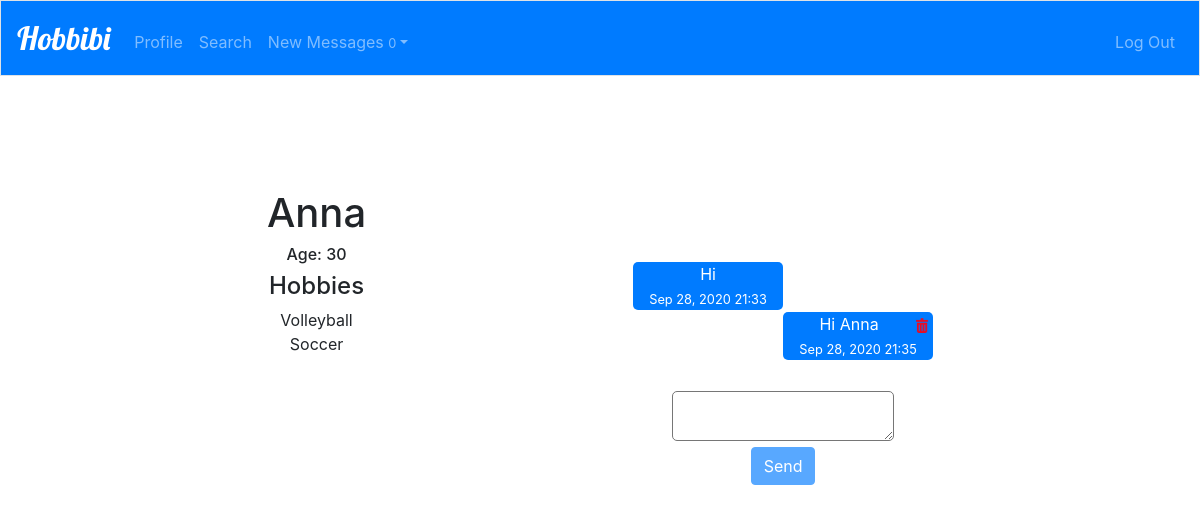
The page /profile/Anna (signed in) on the database its author committed.
### hobbibi/models.py (models this page shows, shortened)
class User(AbstractUser):
    pass
    country = models.CharField(max_length=64, default='G')
    city = models.CharField(max_length=64, default='Tbilisi')
    age = models.IntegerField(default=30)

class Hobbies(models.Model):
    user = models.ForeignKey(User, on_delete=models.CASCADE)
    hobbi = models.ForeignKey(Hobbi, on_delete=models.CASCADE)

class Hobbi(models.Model):
    name = models.CharField(max_length=64)
    def __str__(self):
        return f"{self.name}"

class Message(models.Model):
    sender = models.ForeignKey(User, on_delete=models.CASCADE, related_name='sender')
    recipient = models.ForeignKey(User, on_delete=models.CASCADE, related_name="recipient")
    message = models.TextField()
    timestamp = models.DateTimeField(auto_now_add=True)
    read = models.BooleanField(default=False)

### hobbibi/views.py (the view)
# urls.py: path('profile/<str:user>', views.profile, name='profile'),
def profile(request, user):
    h = Hobbi.objects.all()
    owner = User.objects.get(username=user)
    hobbies = Hobbies.objects.select_related('user').filter(user=owner.id)
    sender = User.objects.get(id=request.user.id)
    messages = Message.objects.filter(sender__in=(sender,owner), recipient__in=(owner, sender)).order_by("timestamp")
    msg = Message.objects.filter(sender=owner, recipient=sender, read=False)
    for m in msg:
        m.read = True
        m.save()
    u = User.objects.get(id=request.user.id)
    us = Message.objects.filter(recipient=u, read=False).values("sender").distinct()
    new_msg = User.objects.filter(id__in=us)
    print(new_msg)
    count = Message.objects.filter(recipient=sender, read=False).count()
    return render(request, "hobbibi/profile.html", {"hobbies": hobbies, 'owner': owner, "h":h,"messages": messages, "count": count, "new_msg": new_msg })

### hobbibi/templates/hobbibi/profile.html (shortened to what this page needs)
{% extends "hobbibi/layout.html" %}
{% load static %}
{% block body %}
<div id="head">
<div class="pro">
    <h1>{{owner.username}}</h1>
    <h6>Age: {{owner.age}}</h6>
    <h4>Hobbies</h4>
    <ul id="hobbies">
    {% for hobbi in hobbies %}
        <li>{{ hobbi.hobbi}}
        </li>
    {% endfor %}
</ul>
</div>
{% if owner.username != request.user.username %}
<div class="pro">
<div id="meg">
<ul id="msg">
{% for mes in messages %}
    {% if mes.sender == request.user and mes.message != "This message was deleted"%}
    <li class="c" >{{mes.message}}
    <a href="" id="m" class="msg{{mes.id}}" data-msg="{{mes.id}}"><img id="icon" src="{% static 'hobbibi/icon-delete-16.png' %}" alt=""></a>
    <br><small>{{mes.timestamp}}</small></li>
    {% elif mes.message == "This message was deleted" and mes.sender == request.user %}
    <div class="d2" style='background-color: white; color: #007bff; font-size: 12px;'><i>{{mes.message}}</i></div>
    {% elif mes.message == "This message was deleted" %}
    <div class="d" style='background-color: white; color: #007bff; font-size: 12px;'><i>{{mes.message}}</i></div>
    {% else %}
    <li class="chat">{{mes.message}}
    <br><small>{{mes.timestamp}}</small></li>
    {% endif %}
{% endfor %}
</ul>
</div>
<div id="send">
<form id="formmsg">
    <textarea name="message" id="message" autofocus></textarea><br>
    <input type="submit" name="" id="submit" class="btn btn-primary" value="Send">
</form>
</div>
</div>
{% endif %}
</div>
{% endblock %}

### hobbibi/static/hobbibi/style.css (style rules this page uses)
* { margin: 0; padding: 0; }
body { text-align: center; }
#head { display: flex; flex-wrap: wrap; text-align: center; justify-content: space-evenly; align-items: center; width: 100%; height: 100%; }
.chat { margin-right: 50%; margin-left: 0; border-radius: 5px; margin-top: 2px; background-color: #007bff; color: white; }
.c { margin-right: 0; margin-left: 50%; border-radius: 5px; margin-top: 2px; background-color: #007bff; color: white; }
#meg { display: flex; flex-direction: column-reverse; height: 300px; width: 300px; word-wrap: break-word; overflow: auto; }
#h, #m { float: right; padding-right: 3px; }
form { margin-top: 15px; text-align: center; }
li { list-style-type: none; }
textarea { border-radius: 5px; }
h1, h2 { text-align: center; }
#icon { height: auto; width: 15px; }

### rows shown on the page
User: username "Anna", age "30"
Hobbies: hobbi "Volleyball"
Hobbies: hobbi "Soccer"
Message: message "Hi", timestamp "Sep 28, 2020 21:33"
Message: message "Hi Anna", timestamp "Sep 28, 2020 21:35"

### other values the page prints
{{ count }} "0"
